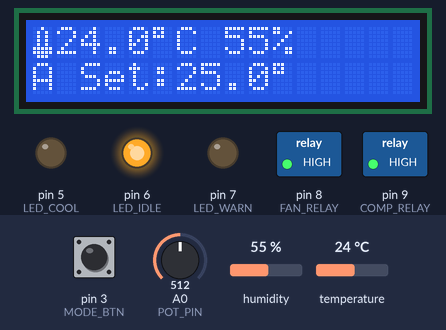
The program below on a simulated Arduino Uno, built with avr-gcc and run on an emulated ATmega328P. On the bench: 16×2 character LCD, switched loads named in the program (green lamp = pin HIGH), output pins drawn as LEDs (lit = HIGH). The inputs (shaded band) are chosen by the test bench; at power-on: temperature 24 °C, A0 (POT_PIN) = 512, pin 3 (MODE_BTN) HIGH, humidity 55 %. EEPROM starts erased; what the program prints to the serial monitor is not drawn.

Above: at 3.4 s.
3.5 s: temperature set to 26 °C
At 6.9 s:
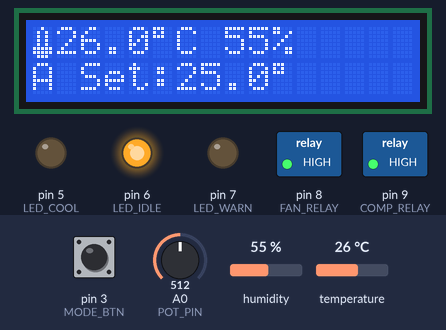
7.7 s: temperature set to 29 °C
At 11.3 s:
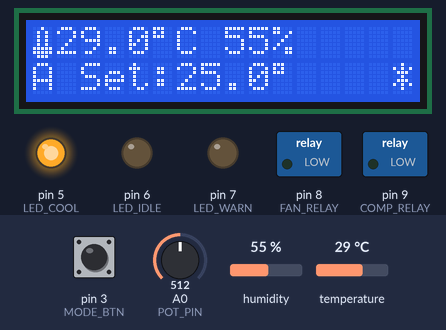
11.7 s: A0 (POT_PIN) set to 940
At 13.1 s:
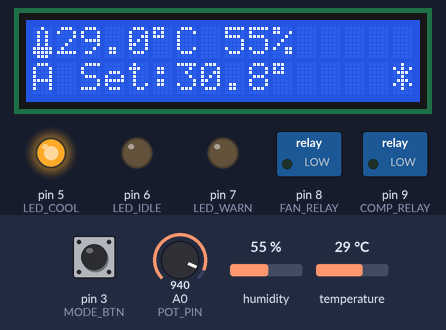
13.7 s: A0 (POT_PIN) set to 968
15.2 s: pin 3 (MODE_BTN) pulled LOW for 0.15 s
At 17.4 s:
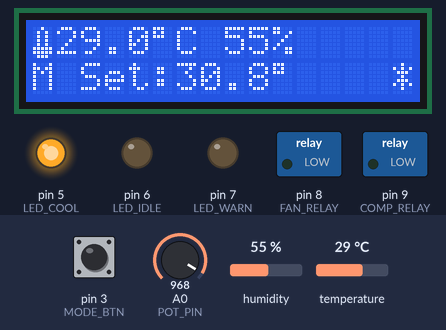
17.7 s: pin 3 (MODE_BTN) pulled LOW for 1 s
At 19.6 s:
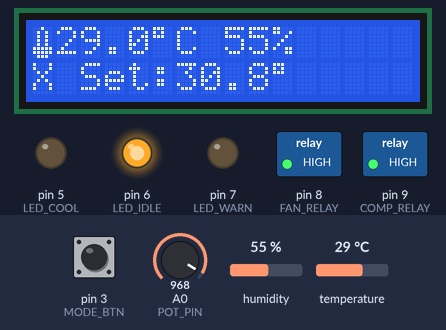
Timing chart, 0 to 21.1 s (numbered marks = the images above; inputs shaded):
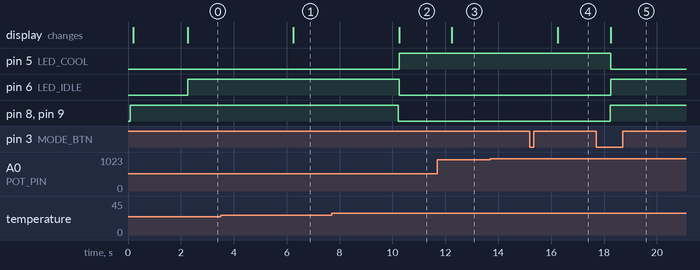

The program:

main.cpp
```cpp
/*=============================================================================
 * Temperature Controlled Air Conditioning System
 * Author: Daggolu Hari Krishna
 * Platform: Arduino Uno / Nano
 *
 * Automatically controls fan/compressor relay based on temperature readings.
 * Features PID-like control with hysteresis, LCD display, and mode selection.
 *
 * Components:
 *  - DHT11 Temperature & Humidity Sensor
 *  - 16x2 I2C LCD Display
 *  - 2-Channel Relay Module (Fan + Compressor)
 *  - Potentiometer for set-point adjustment
 *  - Mode selection button (Auto/Manual/Off)
 *  - Status LEDs
 *=============================================================================*/

#include <Wire.h>
#include <LiquidCrystal_I2C.h>
#include <DHT.h>
#include <EEPROM.h>

// ==================== Pin Definitions ====================
#define DHT_PIN        2     // DHT11 data
#define DHT_TYPE       DHT11
#define FAN_RELAY      8     // Fan relay control
#define COMP_RELAY     9     // Compressor relay control
#define POT_PIN        A0    // Setpoint potentiometer
#define MODE_BTN       3     // Mode selection button
#define LED_COOL       5     // Cooling indicator (Blue)
#define LED_IDLE       6     // Idle indicator (Green)
#define LED_WARN       7     // Warning indicator (Red)

// ==================== Configuration ====================
#define HYSTERESIS     2.0   // Temperature hysteresis (°C)
#define MIN_SETPOINT   18.0  // Minimum setpoint (°C)
#define MAX_SETPOINT   32.0  // Maximum setpoint (°C)
#define COMP_DELAY     180000 // Compressor restart delay (3 min) for protection
#define FAN_RUN_AFTER  30000  // Fan runs 30s after compressor stops
#define READ_INTERVAL  2000   // Sensor read interval (ms)
#define EEPROM_ADDR    0      // EEPROM address for saved setpoint

// ==================== Objects ====================
LiquidCrystal_I2C lcd(0x27, 16, 2);
DHT dht(DHT_PIN, DHT_TYPE);

// ==================== Enums ====================
enum SystemMode {
    MODE_AUTO,
    MODE_MANUAL_COOL,
    MODE_OFF
};

enum CoolingState {
    COOLING_OFF,
    FAN_ONLY,
    FULL_COOLING,
    FAN_RUNDOWN  // Fan runs after compressor stops
};

// ==================== Global Variables ====================
float currentTemp      = 0.0;
float currentHumidity  = 0.0;
float setpoint         = 25.0;  // Default 25°C

SystemMode  systemMode     = MODE_AUTO;
CoolingState coolingState  = COOLING_OFF;

unsigned long lastRead       = 0;
unsigned long lastCompStop   = 0;
unsigned long fanRundownStart = 0;
bool compressorLocked        = false;
bool lastBtnState            = HIGH;
unsigned long lastDebounce   = 0;

// Custom LCD characters
byte thermChar[8] = {0x04, 0x0A, 0x0A, 0x0A, 0x0A, 0x1F, 0x1F, 0x0E};
byte snowChar[8]  = {0x04, 0x15, 0x0E, 0x04, 0x0E, 0x15, 0x04, 0x00};
byte fanChar[8]   = {0x00, 0x11, 0x0A, 0x04, 0x0A, 0x11, 0x00, 0x00};

// ==================== Setup ====================
void setup() {
    Serial.begin(9600);
    Serial.println(F("========================================"));
    Serial.println(F("  Temperature Controlled AC System"));
    Serial.println(F("  Author: Daggolu Hari Krishna"));
    Serial.println(F("========================================"));

    // Pin initialization
    pinMode(FAN_RELAY, OUTPUT);
    pinMode(COMP_RELAY, OUTPUT);
    pinMode(LED_COOL, OUTPUT);
    pinMode(LED_IDLE, OUTPUT);
    pinMode(LED_WARN, OUTPUT);
    pinMode(MODE_BTN, INPUT_PULLUP);

    // Relays OFF initially (active LOW)
    digitalWrite(FAN_RELAY, HIGH);
    digitalWrite(COMP_RELAY, HIGH);

    // Sensor & display init
    dht.begin();
    lcd.init();
    lcd.backlight();
    lcd.createChar(0, thermChar);
    lcd.createChar(1, snowChar);
    lcd.createChar(2, fanChar);

    // Load saved setpoint from EEPROM
    float savedSetpoint;
    EEPROM.get(EEPROM_ADDR, savedSetpoint);
    if (savedSetpoint >= MIN_SETPOINT && savedSetpoint <= MAX_SETPOINT) {
        setpoint = savedSetpoint;
    }

    // Splash
    lcd.setCursor(0, 0);
    lcd.print("Temp Ctrl AC");
    lcd.setCursor(0, 1);
    lcd.print("Hari Krishna");
    delay(2000);
    lcd.clear();

    Serial.println(F("[OK] System ready"));
}

// ==================== Main Loop ====================
void loop() {
    unsigned long now = millis();

    // Handle mode button
    handleModeButton();

    // Read setpoint from potentiometer
    readSetpoint();

    // Read sensors at interval
    if (now - lastRead >= READ_INTERVAL) {
        readSensor();
        controlLogic();
        updateDisplay();
        updateLEDs();
        logData();
        lastRead = now;
    }

    // Handle compressor protection timer
    handleCompressorProtection();

    // Handle fan rundown
    handleFanRundown();
}

// ==================== Mode Button ====================
void handleModeButton() {
    bool btnState = digitalRead(MODE_BTN);

    if (btnState == LOW && lastBtnState == HIGH && (millis() - lastDebounce > 250)) {
        lastDebounce = millis();

        // Cycle: AUTO → MANUAL_COOL → OFF → AUTO
        switch (systemMode) {
            case MODE_AUTO:        systemMode = MODE_MANUAL_COOL; break;
            case MODE_MANUAL_COOL: systemMode = MODE_OFF; break;
            case MODE_OFF:         systemMode = MODE_AUTO; break;
        }

        Serial.print(F("[MODE] "));
        switch (systemMode) {
            case MODE_AUTO:        Serial.println(F("AUTO")); break;
            case MODE_MANUAL_COOL: Serial.println(F("MANUAL")); break;
            case MODE_OFF:         Serial.println(F("OFF")); break;
        }
    }
    lastBtnState = btnState;
}

// ==================== Setpoint Reading ====================
void readSetpoint() {
    int potValue = analogRead(POT_PIN);
    float newSetpoint = map(potValue, 0, 1023, MIN_SETPOINT * 10, MAX_SETPOINT * 10) / 10.0;

    // Only update & save if changed significantly
    if (abs(newSetpoint - setpoint) > 0.5) {
        setpoint = newSetpoint;
        EEPROM.put(EEPROM_ADDR, setpoint);
    }
}

// ==================== Sensor Reading ====================
void readSensor() {
    float t = dht.readTemperature();
    float h = dht.readHumidity();

    if (!isnan(t) && !isnan(h)) {
        currentTemp = t;
        currentHumidity = h;
    } else {
        Serial.println(F("[WARN] DHT read failed!"));
    }
}

// ==================== Control Logic ====================
void controlLogic() {
    switch (systemMode) {
        case MODE_OFF:
            setCompressor(false);
            setFan(false);
            coolingState = COOLING_OFF;
            break;

        case MODE_MANUAL_COOL:
            if (!compressorLocked) {
                setCompressor(true);
                setFan(true);
                coolingState = FULL_COOLING;
            }
            break;

        case MODE_AUTO:
            autoControl();
            break;
    }
}

void autoControl() {
    float upperThreshold = setpoint + HYSTERESIS;
    float lowerThreshold = setpoint - HYSTERESIS;

    switch (coolingState) {
        case COOLING_OFF:
            if (currentTemp > upperThreshold) {
                if (!compressorLocked) {
                    setFan(true);
                    setCompressor(true);
                    coolingState = FULL_COOLING;
                    Serial.println(F("[COOL] Started cooling"));
                } else {
                    // Compressor locked, fan only
                    setFan(true);
                    coolingState = FAN_ONLY;
                }
            }
            break;

        case FAN_ONLY:
            if (!compressorLocked && currentTemp > upperThreshold) {
                setCompressor(true);
                coolingState = FULL_COOLING;
            } else if (currentTemp <= setpoint) {
                setFan(false);
                coolingState = COOLING_OFF;
            }
            break;

        case FULL_COOLING:
            if (currentTemp <= lowerThreshold) {
                setCompressor(false);
                lastCompStop = millis();
                compressorLocked = true;
                fanRundownStart = millis();
                coolingState = FAN_RUNDOWN;
                Serial.println(F("[COOL] Target reached, stopping compressor"));
            }
            break;

        case FAN_RUNDOWN:
            if (millis() - fanRundownStart >= FAN_RUN_AFTER) {
                setFan(false);
                coolingState = COOLING_OFF;
                Serial.println(F("[COOL] Fan rundown complete"));
            }
            break;
    }
}

// ==================== Relay Control ====================
void setFan(bool state) {
    digitalWrite(FAN_RELAY, state ? LOW : HIGH);
}

void setCompressor(bool state) {
    if (state && compressorLocked) return; // Protection
    digitalWrite(COMP_RELAY, state ? LOW : HIGH);
}

// ==================== Compressor Protection ====================
void handleCompressorProtection() {
    if (compressorLocked && (millis() - lastCompStop >= COMP_DELAY)) {
        compressorLocked = false;
        Serial.println(F("[COMP] Protection timer expired — unlocked"));
    }
}

// ==================== Fan Rundown ====================
void handleFanRundown() {
    // Handled in autoControl switch
}

// ==================== LCD Display ====================
void updateDisplay() {
    lcd.setCursor(0, 0);
    lcd.write(0); // Thermometer
    lcd.print(currentTemp, 1);
    lcd.print((char)223); // Degree symbol
    lcd.print("C ");
    lcd.print(currentHumidity, 0);
    lcd.print("%");

    lcd.setCursor(0, 1);
    // Mode
    switch (systemMode) {
        case MODE_AUTO:
            lcd.print("A");
            break;
        case MODE_MANUAL_COOL:
            lcd.print("M");
            break;
        case MODE_OFF:
            lcd.print("X");
            break;
    }
    lcd.print(" Set:");
    lcd.print(setpoint, 1);
    lcd.print((char)223);

    // Cooling state indicator
    lcd.setCursor(15, 1);
    switch (coolingState) {
        case FULL_COOLING: lcd.write(1); break; // Snowflake
        case FAN_ONLY:     lcd.write(2); break; // Fan
        case FAN_RUNDOWN:  lcd.write(2); break;
        default:           lcd.print(" "); break;
    }
}

// ==================== LED Indicators ====================
void updateLEDs() {
    digitalWrite(LED_COOL, (coolingState == FULL_COOLING) ? HIGH : LOW);
    digitalWrite(LED_IDLE, (coolingState == COOLING_OFF)  ? HIGH : LOW);
    digitalWrite(LED_WARN, (currentTemp > MAX_SETPOINT)   ? HIGH : LOW);
}

// ==================== Serial Logging ====================
void logData() {
    Serial.print(F("[DATA] Temp="));
    Serial.print(currentTemp, 1);
    Serial.print(F("°C | Hum="));
    Serial.print(currentHumidity, 1);
    Serial.print(F("% | Set="));
    Serial.print(setpoint, 1);
    Serial.print(F("°C | Mode="));
    switch (systemMode) {
        case MODE_AUTO:        Serial.print(F("AUTO")); break;
        case MODE_MANUAL_COOL: Serial.print(F("MANUAL")); break;
        case MODE_OFF:         Serial.print(F("OFF")); break;
    }
    Serial.print(F(" | State="));
    switch (coolingState) {
        case COOLING_OFF:  Serial.println(F("IDLE")); break;
        case FAN_ONLY:     Serial.println(F("FAN")); break;
        case FULL_COOLING: Serial.println(F("COOLING")); break;
        case FAN_RUNDOWN:  Serial.println(F("RUNDOWN")); break;
    }
}
```

Measured:
- the behaviour switches between 27 and 28 °C on temperature (found by bisection; images 1 and 2)
- after the input at 3.5 s, the display: changes after 2.8 s (image 1)
- after the input at 7.7 s, pin 5 (LED_COOL): LOW → HIGH after 2.6 s; pin 6 (LED_IDLE): HIGH → LOW after 2.6 s; pin 8 (FAN_RELAY), pin 9 (COMP_RELAY): HIGH → LOW after 2.5 s; the display: changes after 2.6 s (image 2)
- after the input at 11.7 s, the display: changes after 0.54 s (image 3)
- after the input at 13.7 s, every drawn part: stays the same
- after the input at 15.2 s, the display: changes after 1.0 s (image 4)
- after the input at 17.7 s, pin 5 (LED_COOL): HIGH → LOW after 0.55 s; pin 6 (LED_IDLE): LOW → HIGH after 0.55 s; pin 8 (FAN_RELAY), pin 9 (COMP_RELAY): LOW → HIGH after 0.53 s; the display: changes after 0.56 s (image 5)
